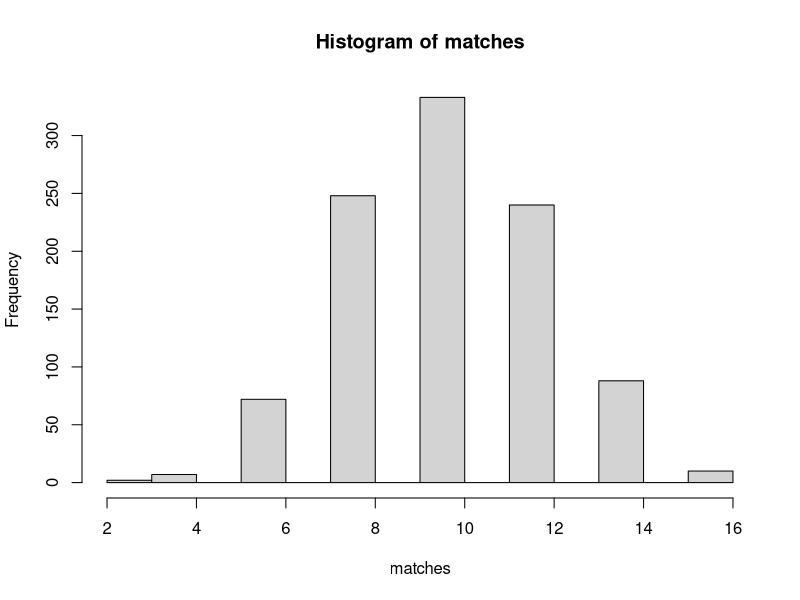

Here is the R script that generated this plot:
#################################################
#####    CHECKING HATS EXERCISE SOLUTION    #####
#################################################

# Suppose that men in the old days wore only two 
# types of hats, black and grey, and that hats of 
# a particular type are indistinguishable. Assume 
# 20 men with hats visit the restaurant and half 
# of the men are wearing each type of hat. The 
# hats are randomly mixed, and we are interested
# in the number of men who leave the restaurant
# with the correct hat.

# 1) Modify the function scramble.hats() to compute 
# the number of correct matches in this setting. 
# (The only change is the definition of the vector 
# hats; if one represents a black hat and a grey hat 
# using a 1 and 2, respectively, then hats consist 
# of ten 1's and ten 2's.
                                                                                                   
scramble.hats2 = function(){
  hats = c(rep(1, 10), rep(2, 10))
  mixed.hats = sample(hats)
  sum(hats == mixed.hats)
}

# 2) Using the function replicate(), repeat this 
# simulation for 1000 trials. Store the number of 
# matches for the 1000 experiments in the vector 
# matches.

matches = replicate(1000, scramble.hats2())

# 3) From the simulated values, approximate the 
# probability that 10 or more men receive the 
# correct hats. Also, find the expected number 
# of correct matches. Then, plot a histogram of 
# the non-parametric distribution of correct 
# matches.

mean(matches >= 10)
# [1] 0.683  on this simulation, it may vary

mean(matches)
# [1] 10.004 on this simulation, it may vary

hist(matches) # see plot in pdf
